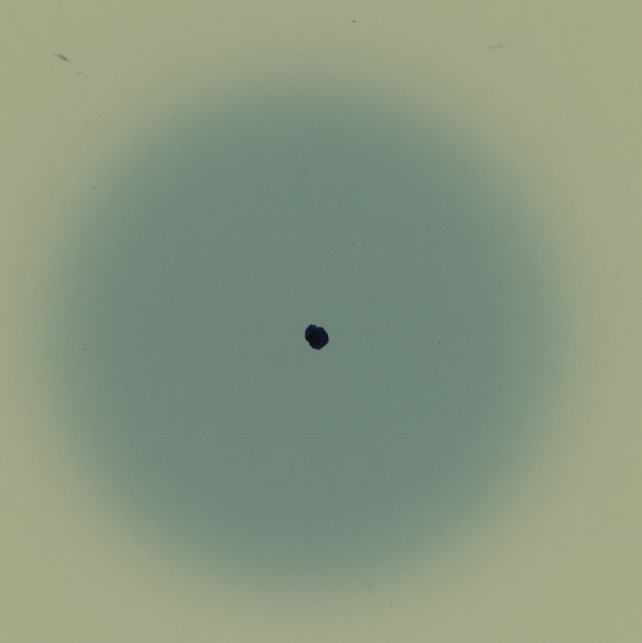
#> input picture laser_CK/LASER_160_2024-07-014.tif, 642 x 643 px, found by its file name
$ python find_laser_ck.py   (older library calls are emulated)
#> lines starting #> are read from the running program, lines starting #| are printed output that depends on the picture
import cv2
import numpy as np
import matplotlib.pyplot as plt

# Carregar a imagem
image_path = r'C:\Users\a.serante\Desktop\github\pylinac\laser_CK\LASER_160_2024-07-014.tif'
image = cv2.imread(image_path)
#> image is the input picture: shape (643, 642, 3); mean B, G, R 129.1, 151.6, 138.2

# Converter a imagem para tons de cinza
gray = cv2.cvtColor(image, cv2.COLOR_BGR2GRAY)
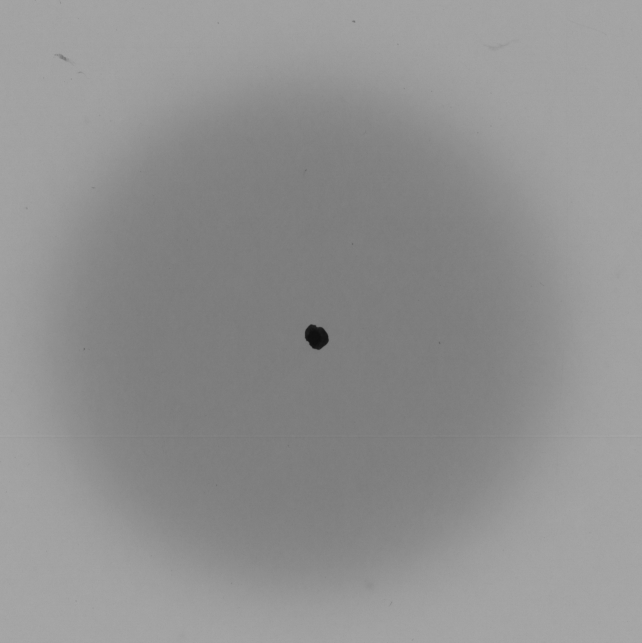
#> gray: shape (643, 642); min 14, max 168, mean 145

# Aplicar um filtro Gaussiano para suavizar a imagem e reduzir o ruído
blurred = cv2.bilateralFilter(gray,9,75,75)

# Equalizar o histograma para melhorar o contraste
equalized = cv2.equalizeHist(blurred)
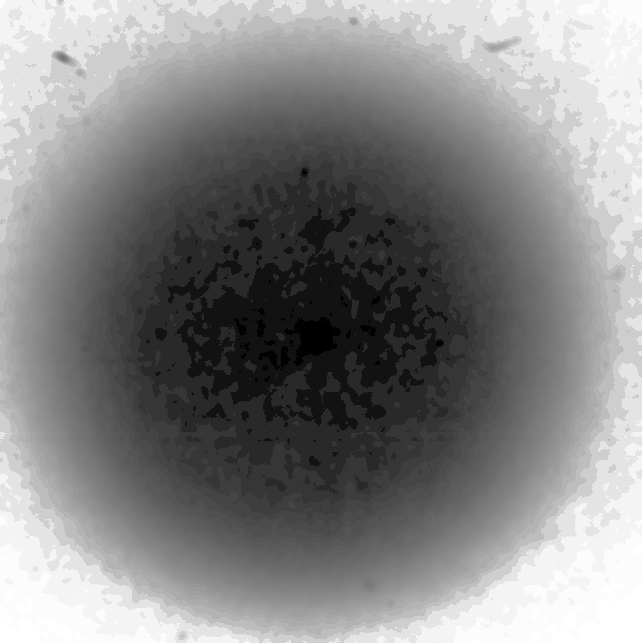
#> equalized: shape (643, 642); min 0, max 255, mean 132.8

# Aplicar o filtro Laplaciano para realçar bordas
laplacian = cv2.Laplacian(equalized, cv2.CV_64F, ksize=5)
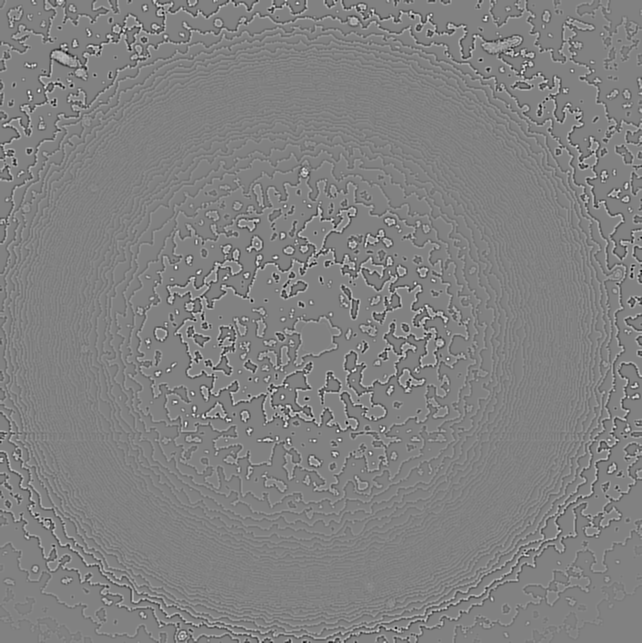
#> laplacian: shape (643, 642) float64; min -1232, max 1196, mean -0.1; drawn with min black and max white
laplacian = np.uint8(np.absolute(laplacian))
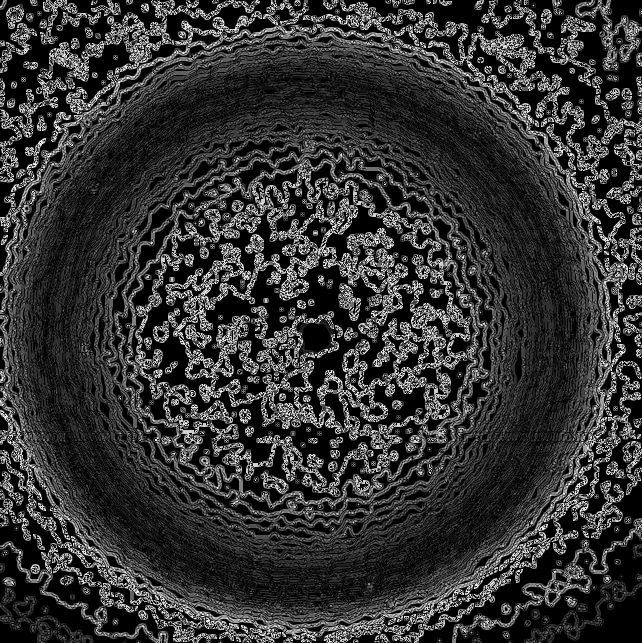
#> laplacian: shape (643, 642); min 0, max 254, mean 52.3

# Detectar bordas usando o detector de Canny
edges = cv2.Canny(laplacian, 50, 150)
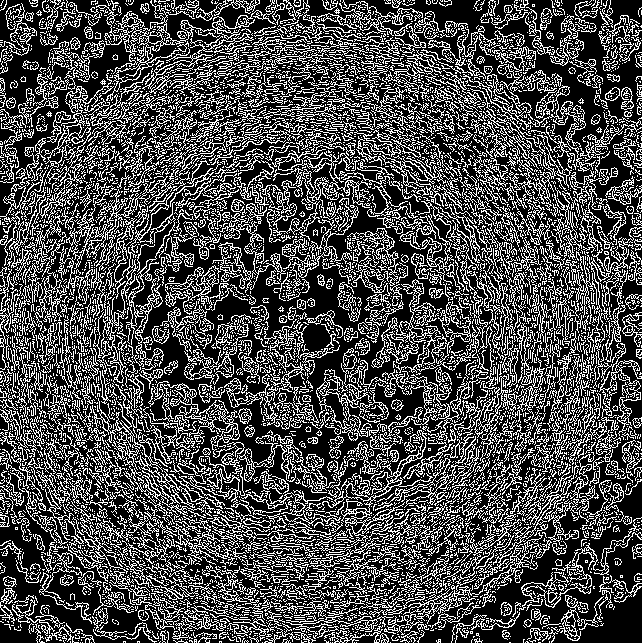
#> edges: shape (643, 642); 29.9% white in thin lines or dots

# Exibir a imagem original e a imagem processada lado a lado
plt.figure(figsize=(10, 5))

plt.subplot(1, 2, 1)
plt.title('Imagem Original')
plt.imshow(cv2.cvtColor(image, cv2.COLOR_BGR2RGB))

plt.subplot(1, 2, 2)
plt.title('Detecção de Bordas Melhorada')
plt.imshow(edges, cmap='gray')

plt.show()
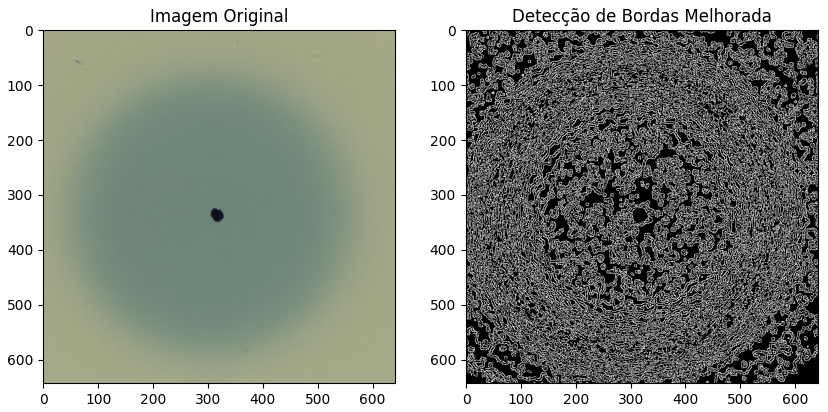
#> figure drawn by matplotlib, 2 panels
